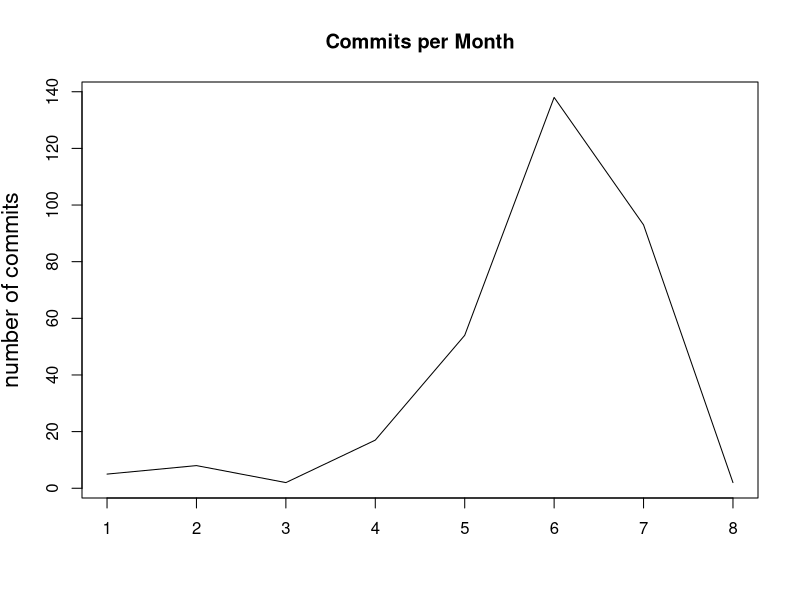

Recreate this plot in R.
# get data from file
# column 1 is labels (row names)
w <- getwd()
w
#setwd("/Users/cyprien/Desktop/testRgene")
setwd(".visulogRTempFiles")

#z <- paste(w,".visulogRTempFiles",sep="/")
x <- read.table("commitsPerMonth.txt", header = FALSE)
colnames(x) <- c("nb", "auteurs")
attach(x)

## SETTINGS:
prob <- FALSE # set to TRUE if barplot(%) desired
tofile <- TRUE # set to FALSE to print in RStudio




pct <- 100*nb/sum(nb) # normalize to empirical probabilities (%)
# build colors from %
pcgood <- 10 # level qualifying what "good" means
cl <- (pct < pcgood)*2 # red
cl[cl == 0] <- 3   # green

# Do the plot
clab <- 1.4    # label size, 1 = default size
cnames <- 0.1  # bar names size, adapt to nb of bars
lgdbon <- paste("bon (>", pcgood,"%)")
setwd("../")
setwd(".graphs")

if (! tofile) if (prob) {
  barplot(pct, names.arg = auteurs, main="Commits par auteurs (%)",
        ylim = c(0, min(c(100, max(pct)+10))),
        xlab="auteurs", ylab="% de commits" , 
        cex.names = cnames, cex.lab=clab, col=cl, las = 2)
  legend("topleft", legend = c(lgdbon,"mauvais"), fill=3:2,
       bg = "antiquewhite")
  # visualize "good" level...
  abline(h = pcgood, lty=2, col=8)
} else {
  barplot(nb, names.arg = auteurs, main="Commits par auteurs",
          xlab="auteurs", ylab="nombre de commits", 
          cex.names = cnames, cex.lab=clab, las = 2)}

# output plot to a file in png; see ?pdf or ?png
if (tofile) {
  pdf(file = "CommitsPerMonth.pdf", width=9, height=7) # 1920/1080 full HD png
  clab <- 1.4    # label size, 1 = default size
  cnames <- 0.7  # bar names size, adapt to nb of bars
  
  if (prob) {
    barplot(pct, names.arg = auteurs, main="Commits par auteurs (%)",
            ylim = c(0, min(c(100, max(pct)+10))),
            xlab="auteurs", ylab="% de commits" , 
            cex.names = cnames, cex.lab=clab, col=cl)
    legend("topleft", legend = c(lgdbon,"mauvais"), fill=3:2,
           bg = "antiquewhite")
    # visualize "good" level...
    abline(h = pcgood, lty=2, col=8)
  } else {
    #plot(dt, nb, type="l", pch = 20, xaxt = "n", xlab = "Month", ylab="Commits")
    #axis.Date(1, at = dt, format = "%d %b", cex.axis=1)  # set %B for full months
    #title(paste("Commits per Month"))
    
    plot(nb, names.arg = auteurs, main="Commits per Month",
          xlab="", ylab="number of commits", type ="l",
          cex.names = cnames, cex.lab=clab)
    }
  
  dev.off() # close file
}
########
# pdf width=7, height=5

